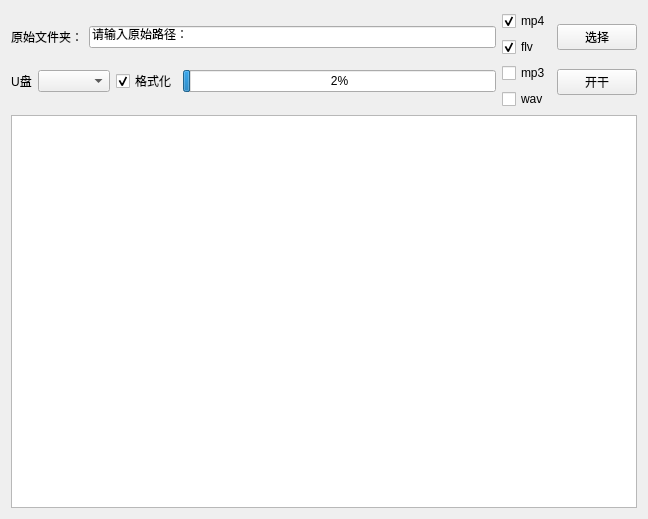
<?xml version="1.0" encoding="UTF-8"?>
<ui version="4.0">
 <class>MainWindow</class>
 <widget class="QMainWindow" name="MainWindow">
  <property name="geometry">
   <rect>
    <x>0</x>
    <y>0</y>
    <width>648</width>
    <height>519</height>
   </rect>
  </property>
  <property name="windowTitle">
   <string>批量改名</string>
  </property>
  <widget class="QWidget" name="centralWidget">
   <layout class="QGridLayout" name="gridLayout">
    <item row="0" column="0">
     <layout class="QVBoxLayout" name="verticalLayout_2">
      <item>
       <layout class="QHBoxLayout" name="horizontalLayout_4">
        <item>
         <layout class="QVBoxLayout" name="verticalLayout">
          <item>
           <layout class="QHBoxLayout" name="horizontalLayout_3">
            <item>
             <widget class="QLabel" name="label">
              <property name="text">
               <string>原始文件夹：</string>
              </property>
             </widget>
            </item>
            <item>
             <widget class="QLineEdit" name="lineEdit_input_path">
              <property name="text">
               <string>请输入原始路径：</string>
              </property>
             </widget>
            </item>
           </layout>
          </item>
          <item>
           <layout class="QHBoxLayout" name="horizontalLayout_2">
            <item>
             <widget class="QLabel" name="label_2">
              <property name="text">
               <string>U盘</string>
              </property>
              <property name="alignment">
               <set>Qt::AlignCenter</set>
              </property>
             </widget>
            </item>
            <item>
             <layout class="QHBoxLayout" name="horizontalLayout">
              <item>
               <widget class="QComboBox" name="comboBox"/>
              </item>
              <item>
               <widget class="QCheckBox" name="checkBox">
                <property name="text">
                 <string>格式化</string>
                </property>
                <property name="checked">
                 <bool>true</bool>
                </property>
               </widget>
              </item>
              <item>
               <widget class="QProgressBar" name="progressBar">
                <property name="maximum">
                 <number>1000</number>
                </property>
                <property name="value">
                 <number>24</number>
                </property>
               </widget>
              </item>
             </layout>
            </item>
           </layout>
          </item>
         </layout>
        </item>
        <item>
         <layout class="QVBoxLayout" name="verticalLayout_3">
          <item>
           <widget class="QCheckBox" name="checkBox_mp4">
            <property name="text">
             <string>mp4</string>
            </property>
            <property name="checked">
             <bool>true</bool>
            </property>
           </widget>
          </item>
          <item>
           <widget class="QCheckBox" name="checkBox_flv">
            <property name="text">
             <string>flv</string>
            </property>
            <property name="checked">
             <bool>true</bool>
            </property>
           </widget>
          </item>
          <item>
           <widget class="QCheckBox" name="checkBox_mp3">
            <property name="text">
             <string>mp3</string>
            </property>
           </widget>
          </item>
          <item>
           <widget class="QCheckBox" name="checkBox_wav">
            <property name="text">
             <string>wav</string>
            </property>
           </widget>
          </item>
         </layout>
        </item>
        <item>
         <layout class="QVBoxLayout" name="verticalLayout_4">
          <item>
           <widget class="QPushButton" name="pushButton_choose_path">
            <property name="text">
             <string>选择</string>
            </property>
           </widget>
          </item>
          <item>
           <widget class="QPushButton" name="pushButton_bat_rename">
            <property name="text">
             <string>开干</string>
            </property>
           </widget>
          </item>
         </layout>
        </item>
       </layout>
      </item>
      <item>
       <widget class="QTextEdit" name="textEdit"/>
      </item>
     </layout>
    </item>
   </layout>
  </widget>
 </widget>
 <layoutdefault spacing="6" margin="11"/>
 <resources/>
 <connections/>
</ui>
